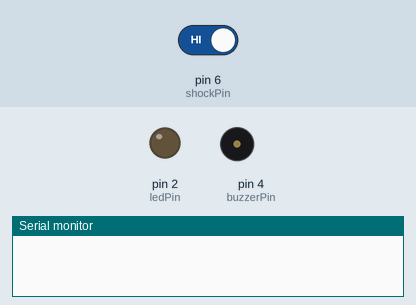
A sketch run on a simulated Arduino Uno, built with avr-gcc and run on an emulated ATmega328P. Parts: output pins drawn as LEDs (lit = HIGH), buzzer (waves = sounding), the last lines printed to the serial monitor. The inputs (shaded band) are chosen by the test bench; at power-on: pin 6 (shockPin) HIGH.

Above: at 1.2 s.
1.3 s: pin 6 (shockPin) driven LOW
At 1.6 s:
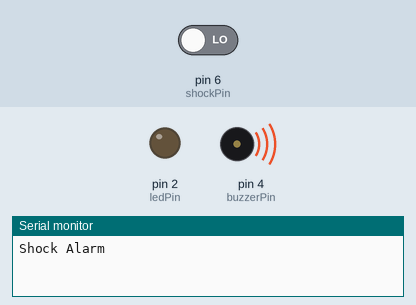
3.3 s: pin 6 (shockPin) driven HIGH
Timing chart, 0 to 6.3 s (numbered marks = the images above; inputs shaded):
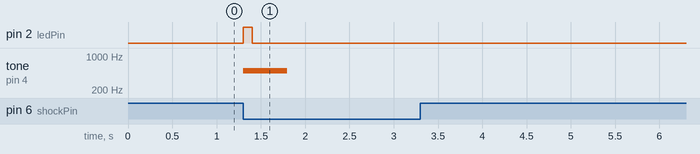

Measured:
- after the input at 1.3 s, pin 2 (ledPin): LOW → HIGH at once, → LOW 0.10 s later; tone on pin 4 (buzzerPin): silent → 500 Hz at once, → silent 0.50 s later

The sketch:

ShockModule.ino
```cpp
int shockPin = 6; // Use Pin 10 as our Input
int buzzerPin = 4;
int ledPin = 2;

int shockVal = HIGH; // This is where we record our shock measurement
boolean bAlarm = false;

unsigned long lastShockTime; // Record the time that we measured a shock

int shockAlarmTime = 250; // Number of milli seconds to keep the shock alarm high

void setup ()
{
  Serial.begin(9600);
  pinMode(shockPin, INPUT) ; // input from the KY-002
  pinMode(buzzerPin, OUTPUT);
  pinMode(ledPin, OUTPUT);
}
void loop ()
{
  shockVal = digitalRead (shockPin) ; // read the value from our sensor

  if (shockVal == LOW) // If we're in an alarm state
  {
    lastShockTime = millis(); // record the time of the shock
    // The following is so you don't scroll on the output screen
    if (!bAlarm){
      Serial.println("Shock Alarm");
      tone(buzzerPin, 500, 500);
      digitalWrite(ledPin, HIGH);
      delay(100);
      digitalWrite(ledPin, LOW);
      delay(100);
      bAlarm = true;
    }
  }
  else
  {
    if( (millis()-lastShockTime) > shockAlarmTime  &&  bAlarm){
      Serial.println("no alarm");
      bAlarm = false;
    }
  }
}
```
